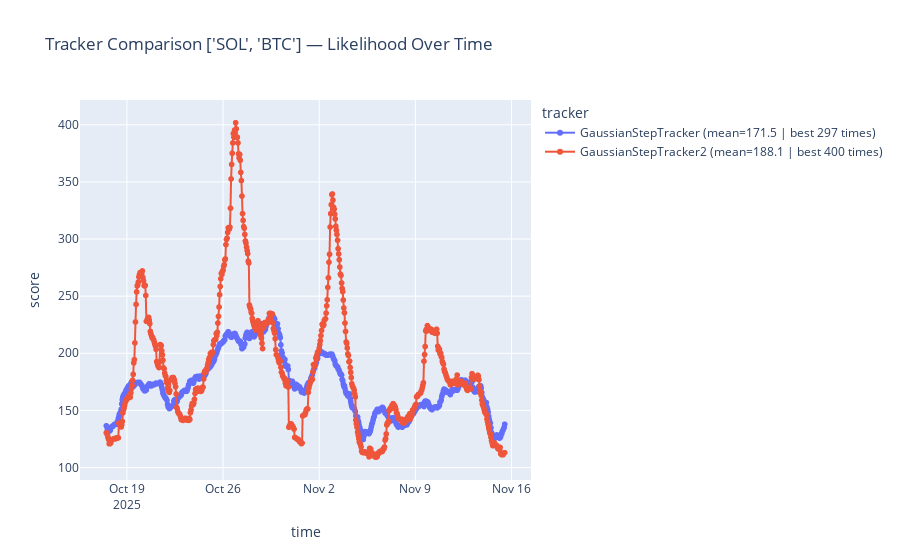

The notebook cell this image was saved under:
### Code cell
# Tracker comparison all assets
plot_tracker_comparison(df_all)

### Figure 1 — Plotly figure (JSON) as saved in the notebook; plotly's stock layout.template omitted (floating-point values rounded to 4 significant figures; data arrays with more than 128 entries replaced by an {"elided": "..."} marker saying what was removed)
{"data": [{"hovertemplate": "tracker=GaussianStepTracker (mean=171.5 | best 297 times)<br>time=%{x}<br>score=%{y}<extra></extra>", "legendgroup": "GaussianStepTracker (mean=171.5 | best 297 times)", "line": {"color": "#636efa", "dash": "solid"}, "marker": {"symbol": "circle"}, "mode": "lines+markers", "name": "GaussianStepTracker (mean=171.5 | best 297 times)", "showlegend": true, "type": "scattergl", "x": {"elided": "697 str values"}, "xaxis": "x", "y": {"elided": "697 float values"}, "yaxis": "y"}, {"hovertemplate": "tracker=GaussianStepTracker2 (mean=188.1 | best 400 times)<br>time=%{x}<br>score=%{y}<extra></extra>", "legendgroup": "GaussianStepTracker2 (mean=188.1 | best 400 times)", "line": {"color": "#EF553B", "dash": "solid"}, "marker": {"symbol": "circle"}, "mode": "lines+markers", "name": "GaussianStepTracker2 (mean=188.1 | best 400 times)", "showlegend": true, "type": "scattergl", "x": {"elided": "697 str values"}, "xaxis": "x", "y": {"elided": "697 float values"}, "yaxis": "y"}], "layout": {"hovermode": "x unified", "legend": {"title": {"text": "tracker"}, "tracegroupgap": 0}, "title": {"text": "Tracker Comparison ['SOL', 'BTC'] — Likelihood Over Time"}, "xaxis": {"anchor": "y", "domain": [0, 1], "title": {"text": "time"}}, "yaxis": {"anchor": "x", "domain": [0, 1], "title": {"text": "score"}}}}
